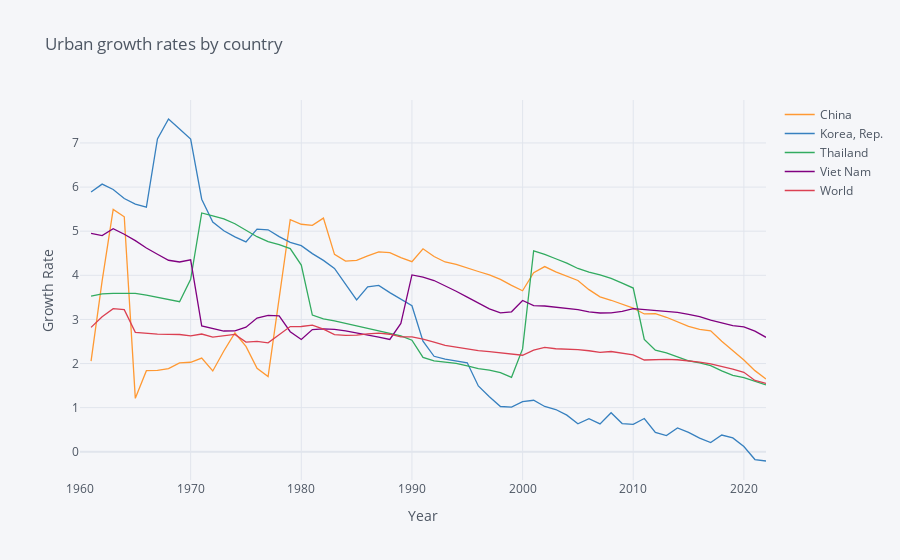

The cell this chart's notebook holds for it:
### Markdown cell above
### 7.2 Urban growth rates by country

### Code cell
import numpy as np

variable_labels = {"SP.URB.GROW":"Urban population growth (annual %)"
                  }

# Three letter codes come from wbdata.get_country()
countries = {"KOR":"Korea, Rep.",
             "CHN":"China",
             "THA":"Thailand",
             "VNM":"Viet Nam", 
             "WLD":"World"
            }

df = wbdata.get_dataframe(variable_labels, country = countries).squeeze()

df = df.unstack('country')
# Date index is of type string; change to integers
df.index = df.index.astype(int)

# Differences (over time) in logs give us growth rates
df.iplot(title="Urban growth rates by country",
                        yTitle="Growth Rate",xTitle='Year')
